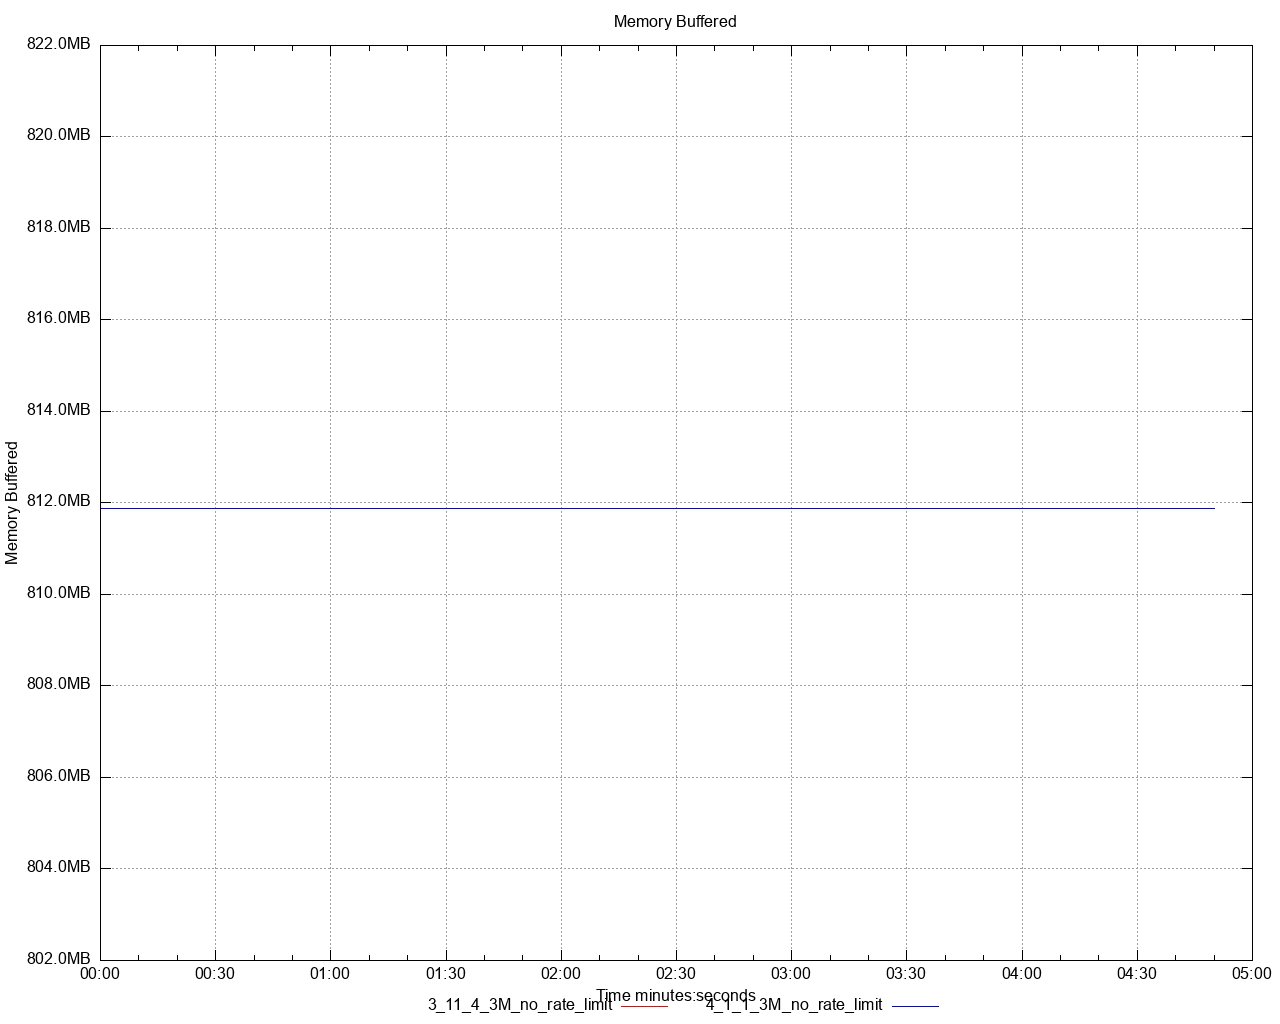

Reproduce this figure in gnuplot.
set title 'Memory Buffered' noenhanced
set style data lines
set datafile separator ","
set terminal png size 1280,1024
set grid
set key below
set xdata time
set timefmt "%s"
offset = 0
t0(x)=(offset=($0==0) ? x : offset, x - offset)
set xlabel 'Time minutes:seconds'
set ylabel 'Memory Buffered'
set format y '%.1s%cB'
set output '/Users/ahmet.mircik/simulator/tests/report_3M_no_rate_limit/dstat/memory_buffered_A3.png'
plot \
   '/Users/ahmet.mircik/simulator/tests/report_3M_no_rate_limit/data/memory_buffered_A3_1.data' using (t0(timecolumn(1))):2 title "3_11_4_3M_no_rate_limit" noenhanced lt rgb "red", \
   '/Users/ahmet.mircik/simulator/tests/report_3M_no_rate_limit/data/memory_buffered_A3_2.data' using (t0(timecolumn(1))):2 title "4_1_1_3M_no_rate_limit" noenhanced lt rgb "blue", \
